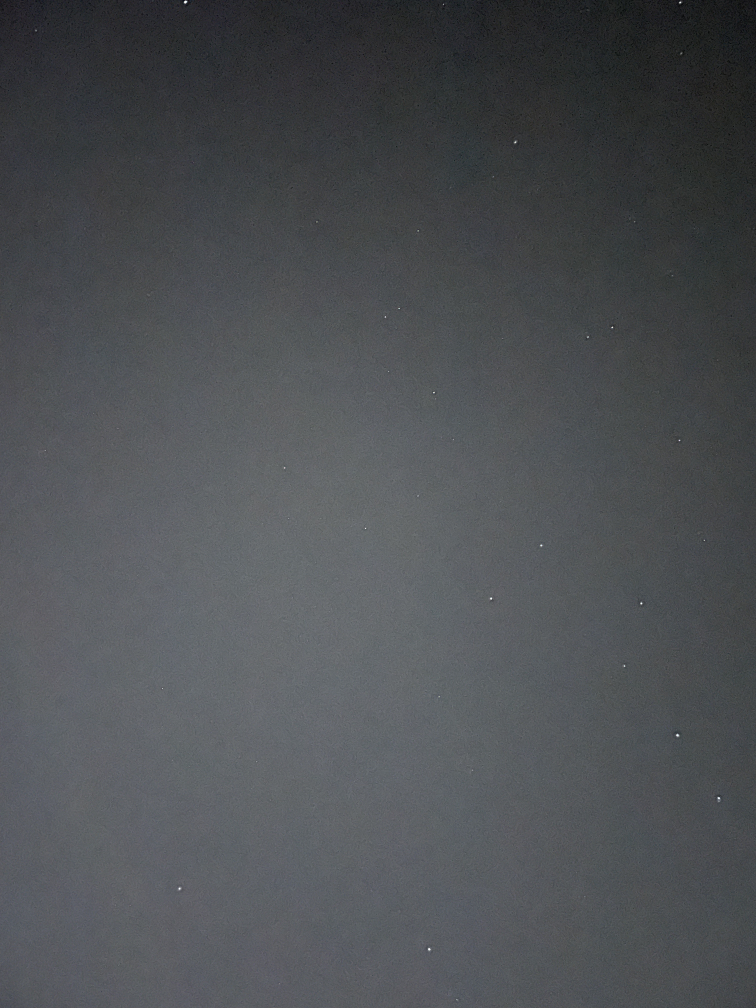
#> input picture Intro_To_Space_1/imgs/fr1.jpg, 3024 x 4032 px (shown at 1/4 size)
$ python star_detector.py
#> lines starting #> are read from the running program, lines starting #| are printed output that depends on the picture
import os
import numpy as np
import cv2
from PIL import Image
from pillow_heif import register_heif_opener

# Register HEIC format support
register_heif_opener()
#> (this line was passed over: pillow_heif is not available in this run)

def detect_stars(image: np.ndarray, img_size: tuple, max_stars: int = 1000) -> list:
    """
    Detects stars in a grayscale image using Hough Circle Transform.

    Args:
        image (np.ndarray): Grayscale input image.
        img_size (tuple): Image size (width, height).
        max_stars (int): Maximum number of stars to detect.

    Returns:
        list: List of tuples (x, y, r, b) for each detected star.
    """
    circles = cv2.HoughCircles(
        image,
        method=cv2.HOUGH_GRADIENT,
        dp=2,
        minDist=20,
        param1=250,
        param2=2,
        minRadius=2,
        maxRadius=6
    )

    if circles is None:
        return []

    circles = np.uint16(np.around(circles))

    # Reduce stars if too many detected
    if len(circles[0]) > max_stars:
        for param2_adjust in range(1, 6):
            circles = cv2.HoughCircles(
                image,
                method=cv2.HOUGH_GRADIENT,
                dp=1,
                minDist=20,
                param1=250,
                param2=param2_adjust,
                minRadius=2,
                maxRadius=6
            )
            if circles is not None and len(circles[0]) <= max_stars:
                break

    if circles is None:
        return []

    detected_stars = []
    for (x, y, r) in circles[0, :]:
        if 0 <= x < img_size[0] and 0 <= y < img_size[1]:
            brightness = int(image[int(y), int(x)])  # (row, col) = (y, x)
            detected_stars.append((int(x), int(y), int(r), brightness))  # NO +4 here!

    return detected_stars

def save_star_data(filepath: str, stars: list):
    """
    Saves detected stars' coordinates and properties into a text file, adding a star ID.
    """
    os.makedirs(os.path.dirname(filepath), exist_ok=True)
    with open(filepath, "w") as file:
        file.write("ID , x , y , r , b\n")
        for idx, star in enumerate(stars, start=1):
            file.write(f"{idx} , {star[0]} , {star[1]} , {star[2]} , {star[3]}\n")

def load_and_prepare_image(path: str, target_size: tuple) -> np.ndarray:
    """
    Loads and resizes an image.

    Args:
        path (str): Path to the image.
        target_size (tuple): Target size (width, height).

    Returns:
        np.ndarray: Grayscale image array.
    """
#> called with path = './imgs/fr1.jpg', target_size = (600, 600)
    img = Image.open(path).resize(target_size)
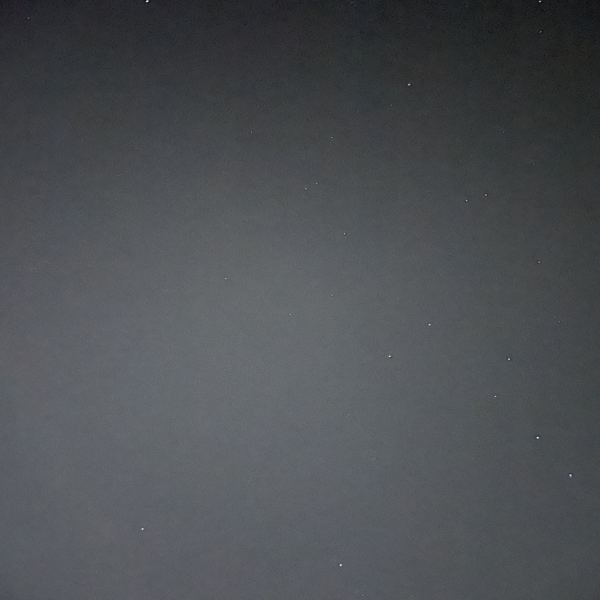
#> img: PIL image 600x600 RGB; mean R, G, B 77, 79.9, 83.2
    img_np = np.array(img)
    return cv2.cvtColor(img_np, cv2.COLOR_BGR2GRAY)

def draw_detected_stars(image: np.ndarray, stars: list) -> np.ndarray:
    """
    Draws circles on detected stars (bigger radius only for visualization).

    Args:
        image (np.ndarray): Original BGR image.
        stars (list): List of (x, y, r, b) tuples.

    Returns:
        np.ndarray: Image with stars highlighted.
    """
    for (x, y, r, _) in stars:
        draw_radius = max(r + 4, 6)  # Add +4 only when drawing, not saving
        image = cv2.circle(image, (x, y), draw_radius, (255, 0, 255), thickness=1)
    return image

if __name__ == "__main__":
    # Parameters
    image1_path = './imgs/fr1.jpg'
    image2_path = './imgs/ST_db2.png'
    output_folder = './star_detection_results'
    output1_path = os.path.join(output_folder, 'stars_fr1.txt')
    output2_path = os.path.join(output_folder, 'stars_ST_db2.txt')
    size = (600, 600)

    # Create output folder
    os.makedirs(output_folder, exist_ok=True)

    # Load and prepare images
    img1_gray = load_and_prepare_image(image1_path, size)
    img2_gray = load_and_prepare_image(image2_path, size)
#> call 2 of load_and_prepare_image, with path = './imgs/ST_db2.png', target_size = (600, 600)
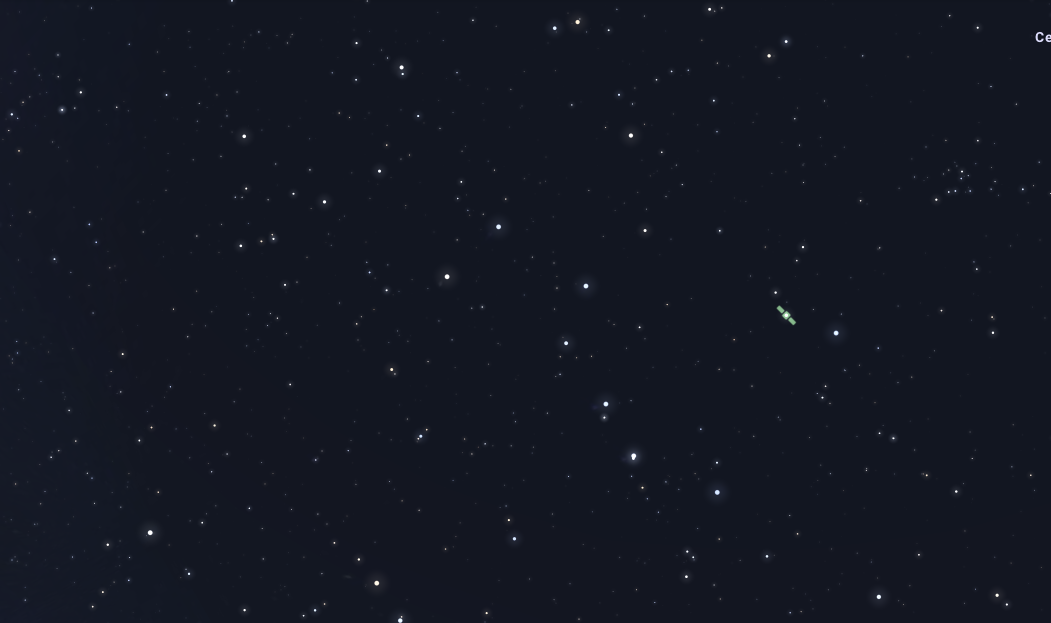
#> input picture Intro_To_Space_1/imgs/ST_db2.png, 2102 x 1246 px (shown at 1/2 size)
#> in load_and_prepare_image (call 2), `img = Image.open(path).resize(target_size)`:
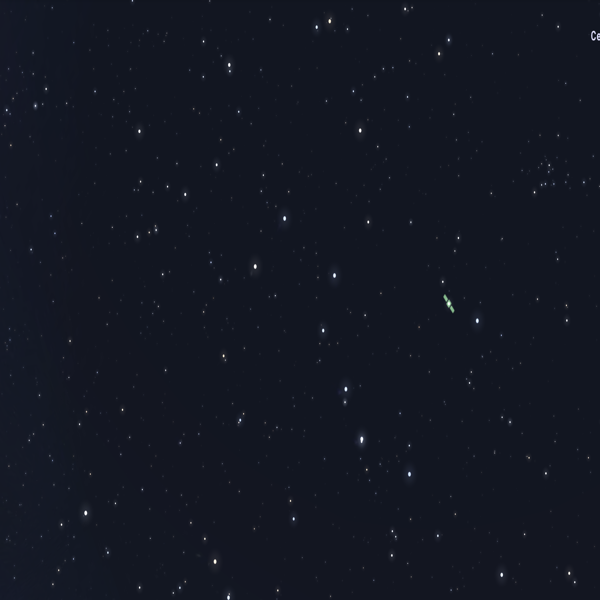
#> img: PIL image 600x600 RGBA; mean R, G, B, A 19.1, 23, 34.2, 255

    # Detect stars
    stars_img1 = detect_stars(img1_gray, size)
#> in detect_stars, `circles = cv2.HoughCircles( image, method=cv2.HOUGH_GRADIENT, dp=2, mi..`: circles = 14 rows, first 8: [385, 353, 4.8], [537, 5, 4.8], [571, 471, 4.4], [145, 531, 4], [303, 185, 4], [407, 87, 4], [537, 29, 4], [343, 563, 3.4]
#> in detect_stars, `circles = np.uint16(np.around(circles))`: circles = 14 rows, first 8: [385, 353, 5], [537, 5, 5], [571, 471, 4], [145, 531, 4], [303, 185, 4], [407, 87, 4], [537, 29, 4], [343, 563, 3]
#> the loop in detect_stars, `for (x, y, r) in circles[0, :]:` made 14 passes
#> (x, y, r, brightness) on passes 1 to 12: (385, 353, 5, 96), (537, 5, 5, 30), (571, 471, 4, 77), (145, 531, 4, 98), (303, 185, 4, 83), (407, 87, 4, 52), (537, 29, 4, 36), (343, 563, 3, 95), (151, 3, 5, 45), (535, 433, 5, 77), (463, 197, 5, 71), (429, 321, 3, 96)
#> after the loop in detect_stars, `for (x, y, r) in circles[0, :]:`: detected_stars = [(385, 353, 5, 96), (537, 5, 5, 30), (571, 471, 4, 77), (145, 531, 4, 98), (303, 185, 4, 83), (407, 87, 4, 52), (537, 29, 4, 36), (343, 563, 3, 95), (151, 3, 5, 45), (535, 433, 5, 77), (463, 197, 5, 71), (429, 321, 3, 96), (535, 263, 4, 70), (491, 391, 5, 84)]
#> stars_img1 has the same summary as detected_stars in detect_stars
    stars_img2 = detect_stars(img2_gray, size)
#> in detect_stars (call 2), `circles = cv2.HoughCircles( image, method=cv2.HOUGH_GRADIENT, dp=2, mi..`: circles = 137 rows, first 8: [449, 309, 4.4], [595, 35, 2.7], [151, 227, 4.8], [39, 107, 4.8], [233, 67, 4.8], [387, 67, 4.8], [545, 187, 4.8], [181, 583, 4.8]
#> in detect_stars (call 2), `circles = np.uint16(np.around(circles))`: circles = 137 rows, first 8: [449, 309, 4], [595, 35, 3], [151, 227, 5], [39, 107, 5], [233, 67, 5], [387, 67, 5], [545, 187, 5], [181, 583, 5]
#> the loop in detect_stars (call 2), `for (x, y, r) in circles[0, :]:` made 137 passes
#> (x, y, r, brightness) on passes 1 to 12: (449, 309, 4, 30), (595, 35, 3, 18), (151, 227, 5, 25), (39, 107, 5, 26), (233, 67, 5, 33), (387, 67, 5, 25), (545, 187, 5, 30), (181, 583, 5, 31), (239, 415, 5, 34), (395, 533, 4, 35), (359, 439, 3, 57), (225, 593, 5, 36)
#> brightness on passes 61 to 66: 25, 25, 25, 25, 25, 26
#> stars_img2 = 137 items, first 6: (449, 309, 4, 30), (595, 35, 3, 18), (151, 227, 5, 25), (39, 107, 5, 26), (233, 67, 5, 33), (387, 67, 5, 25)

    # Save detected stars
    save_star_data(output1_path, stars_img1)
#> the loop in save_star_data, `for idx, star in enumerate(stars, start=1):` made 14 passes
    save_star_data(output2_path, stars_img2)
#> the loop in save_star_data (call 2), `for idx, star in enumerate(stars, start=1):` made 137 passes

    # Draw stars
    img1 = np.array(Image.open(image1_path).resize(size))
    img2 = np.array(Image.open(image2_path).resize(size))
    img1_stars = draw_detected_stars(img1, stars_img1)
#> the loop in draw_detected_stars, `for (x, y, r, _) in stars:` made 14 passes
#> (x, y, r, draw_radius) on passes 1 to 12: (385, 353, 5, 9), (537, 5, 5, 9), (571, 471, 4, 8), (145, 531, 4, 8), (303, 185, 4, 8), (407, 87, 4, 8), (537, 29, 4, 8), (343, 563, 3, 7), (151, 3, 5, 9), (535, 433, 5, 9), (463, 197, 5, 9), (429, 321, 3, 7)
#> after the loop in draw_detected_stars, `for (x, y, r, _) in stars:`:
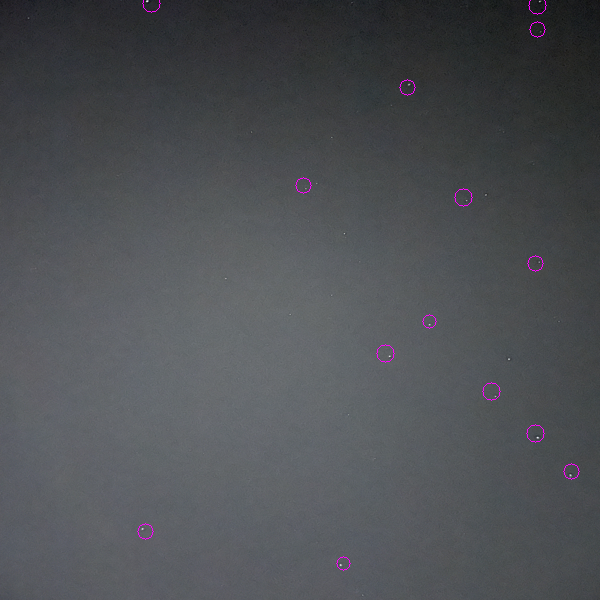
#> image: shape (600, 600, 3); mean R, G, B 77.3, 79.8, 83.5
    img2_stars = draw_detected_stars(img2, stars_img2)
#> the loop in draw_detected_stars (call 2), `for (x, y, r, _) in stars:` made 137 passes
#> (x, y, r, draw_radius) on passes 1 to 12: (449, 309, 4, 8), (595, 35, 3, 7), (151, 227, 5, 9), (39, 107, 5, 9), (233, 67, 5, 9), (387, 67, 5, 9), (545, 187, 5, 9), (181, 583, 5, 9), (239, 415, 5, 9), (395, 533, 4, 8), (359, 439, 3, 7), (225, 593, 5, 9)
#> after the loop in draw_detected_stars (call 2), `for (x, y, r, _) in stars:`:
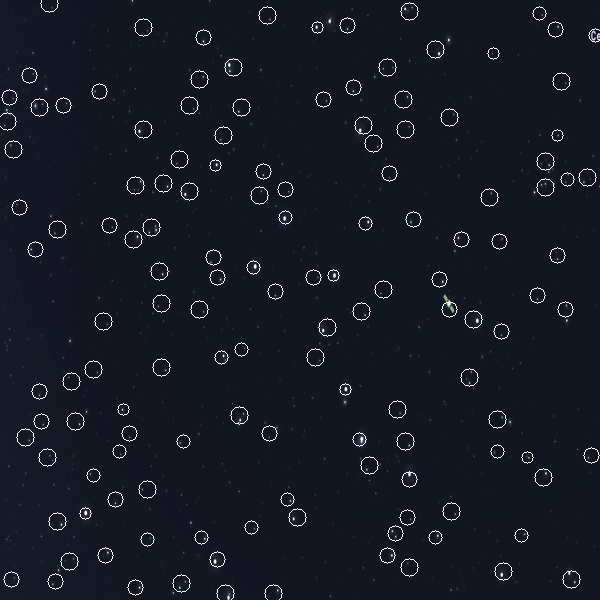
#> image: shape (600, 600, 4); mean R, G, B, A 23, 22.6, 37.8, 250.8; transparent parts drawn white

    # Display results
    cv2.imshow('Detected Stars - Image 1', img1_stars)
    cv2.imshow('Detected Stars - Image 2', img2_stars)
    cv2.waitKey(0)
    cv2.destroyAllWindows()

    # Print summary
    print(f"Image 1 ({image1_path}): Detected {len(stars_img1)} stars.")
#| Image 1 (./imgs/fr1.jpg): Detected 14 stars.
    print(f"Image 2 ({image2_path}): Detected {len(stars_img2)} stars.")
#| Image 2 (./imgs/ST_db2.png): Detected 137 stars.
